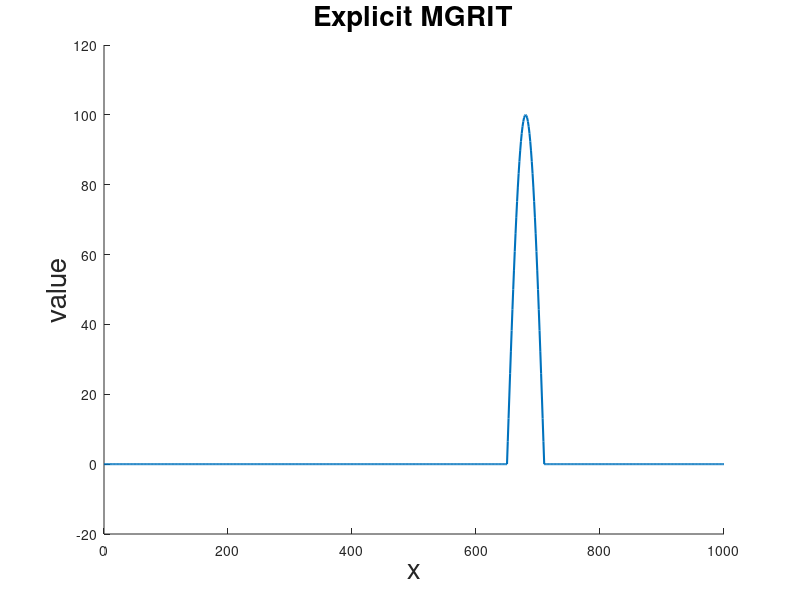

MATLAB code to generate this figure: (Note: this script raises an error after producing the figure.)
function MGRIT_explicit_driver()
option = 'NoCoarseDirect';
h = 1.25;
dt = 1;
x = 0:h:1000;
l = length(x);
N = 601;
Y = zeros(1, l);
for i = 1:length(x)
    if x(i) > 49 && x(i) < 111
        Y(i) = 100*sin(pi*(x(i)-50)/60);
    end
end
Y = repmat(Y,1,N);
fc_ratio = 2;
level = 2;
iter = 155;

f = figure;
% subplot(2,1,1)
title('Explicit MGRIT','FontSize',20)
hold on
% subplot(2,1,2)
% title('Results for all time steps')
% hold on
% axis tight manual

%% Plot theoretical answer
Z = zeros(1, l);
for i = 1:length(x)
    if x(i) > 49 + N && x(i) < 111 + N - 1
        Z(i) = 100*sin(pi*(x(i)-(50 + N-1))/60);
    end
end
% subplot(2,1,1)
p_Z = plot(x, Z, 'LineWidth', 1.5); M0 = 'Exact solution';
ylim([-20 120])
ylabel('value','FontSize',20)
xlabel('x','FontSize',20)
% title('Explicit MGRIT without coarest explicit and with fine update','FontSize',15)

%% Plot MGRIT explicit result by iteration
for i = 1:iter
    Y = MGRIT_explicit_method1(Y, h, dt, N, fc_ratio, level, option);
%     subplot(2,1,1)
    plot(x, Y(l*(N-1) + 1:l*N));
%     subplot(2,1,2)
%     plot(linspace(0, N, l*N), Y);
    pause(0.05)
end
plot(x, Y(l*(N-1) + 1:l*N), 'LineWidth', 2);

%% Plot explicit time marching result
% Y_ETM = zeros(1, l);
% for i = 1:length(x)
%     if x(i) > 49 && x(i) < 111
%         Y_ETM(i) = 100*sin(pi*(x(i)-50)/60);
%     end
% end
% for i = 1:N-1
%     Y_ETM = Lax_Wendroff(Y_ETM, h, dt);
% end
% subplot(2,1,1)
% p_ETM = plot(x, Y_ETM,'LineWidth',2); M1 = 'Lax-Wendroff';
% legend([p_Z,p_ETM], M0, M1,'FontSize',15);
% pause(0.5)

%% Plot implicit time marching result
% Y_ITM = zeros(1, l);
% for i = 1:length(x)
%     if x(i) > 49 && x(i) < 111
%         Y_ITM(i) = 100*sin(pi*(x(i)-50)/60);
%     end
% end
% for i = 1:N-1
%     Y_ITM = backward_euler(Y_ITM, h, dt);
% end
% subplot(2,1,1)
% p_ITM = plot(x, Y_ITM,'LineWidth',2); M2 = 'Backward Euler';
% legend([p_Z,p_ITM], M0, M2,'FontSize',15);
% pause(0.5)

%% Plot with coarse grids
% ratio = fc_ratio^(level - 1);
% h = h * ratio;
% dt = dt * ratio;
% x = 0:h:300;
% Y_2 = zeros(size(x));
% for i = 1:length(x)
%     if x(i) > 49 && x(i) < 111
%         Y_2(i) = 100*sin(pi*(x(i)-50)/60);
%     end
% end
% for i = 1:N/ratio - 1
%     Y_2 = Lax_Wendroff(Y_2, h, dt);
% end
% Y_2 = Lax_Wendroff(Y_2, h, dt/ratio);
% p_2 = plot(x, Y_2, '-x'); M3 = 'Explicit with coarsest grids';
% legend([p_ETM; p_2], M1, M3);

end
